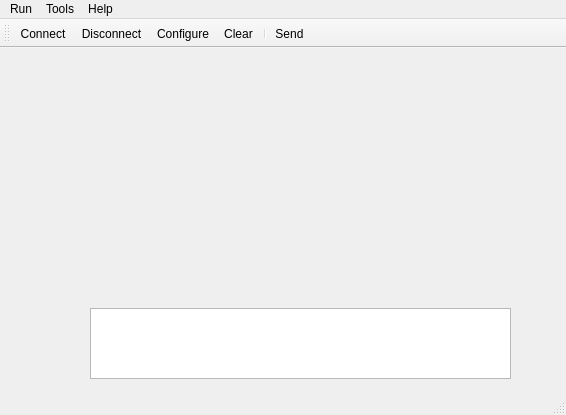
<?xml version="1.0" encoding="UTF-8"?>
<ui version="4.0">
 <class>MainWindow</class>
 <widget class="QMainWindow" name="MainWindow">
  <property name="geometry">
   <rect>
    <x>0</x>
    <y>0</y>
    <width>566</width>
    <height>415</height>
   </rect>
  </property>
  <property name="windowTitle">
   <string>CINVESTAV</string>
  </property>
  <widget class="QWidget" name="centralWidget">
   <widget class="QTextEdit" name="inputTramaHex">
    <property name="enabled">
     <bool>true</bool>
    </property>
    <property name="geometry">
     <rect>
      <x>90</x>
      <y>260</y>
      <width>421</width>
      <height>71</height>
     </rect>
    </property>
   </widget>
  </widget>
  <widget class="QMenuBar" name="menuBar">
   <property name="geometry">
    <rect>
     <x>0</x>
     <y>0</y>
     <width>566</width>
     <height>19</height>
    </rect>
   </property>
   <widget class="QMenu" name="menuCalls">
    <property name="title">
     <string>Run</string>
    </property>
    <addaction name="actionConnect"/>
    <addaction name="actionDisconnect"/>
    <addaction name="separator"/>
    <addaction name="actionQuit"/>
   </widget>
   <widget class="QMenu" name="menuTools">
    <property name="title">
     <string>Tools</string>
    </property>
    <addaction name="actionConfigure"/>
    <addaction name="actionClear"/>
    <addaction name="separator"/>
    <addaction name="sendTrama"/>
   </widget>
   <widget class="QMenu" name="menuHelp">
    <property name="title">
     <string>Help</string>
    </property>
    <addaction name="actionAbout"/>
    <addaction name="actionAboutQt"/>
   </widget>
   <addaction name="menuCalls"/>
   <addaction name="menuTools"/>
   <addaction name="menuHelp"/>
  </widget>
  <widget class="QToolBar" name="mainToolBar">
   <attribute name="toolBarArea">
    <enum>TopToolBarArea</enum>
   </attribute>
   <attribute name="toolBarBreak">
    <bool>false</bool>
   </attribute>
   <addaction name="actionConnect"/>
   <addaction name="actionDisconnect"/>
   <addaction name="actionConfigure"/>
   <addaction name="actionClear"/>
   <addaction name="separator"/>
   <addaction name="sendTrama"/>
  </widget>
  <widget class="QStatusBar" name="statusBar"/>
  <action name="actionAbout">
   <property name="text">
    <string>&amp;About</string>
   </property>
   <property name="toolTip">
    <string>About program</string>
   </property>
   <property name="shortcut">
    <string>Alt+A</string>
   </property>
  </action>
  <action name="actionAboutQt">
   <property name="text">
    <string>About Qt</string>
   </property>
  </action>
  <action name="actionConnect">
   <property name="icon">
    <iconset resource="terminal.qrc">
     <normaloff>:/images/connect.png</normaloff>:/images/connect.png</iconset>
   </property>
   <property name="text">
    <string>C&amp;onnect</string>
   </property>
   <property name="toolTip">
    <string>Connect to serial port</string>
   </property>
   <property name="shortcut">
    <string>Ctrl+O</string>
   </property>
  </action>
  <action name="actionDisconnect">
   <property name="icon">
    <iconset resource="terminal.qrc">
     <normaloff>:/images/disconnect.png</normaloff>:/images/disconnect.png</iconset>
   </property>
   <property name="text">
    <string>&amp;Disconnect</string>
   </property>
   <property name="toolTip">
    <string>Disconnect from serial port</string>
   </property>
   <property name="shortcut">
    <string>Ctrl+D</string>
   </property>
  </action>
  <action name="actionConfigure">
   <property name="icon">
    <iconset resource="terminal.qrc">
     <normaloff>:/images/settings.png</normaloff>:/images/settings.png</iconset>
   </property>
   <property name="text">
    <string>&amp;Configure</string>
   </property>
   <property name="toolTip">
    <string>Configure serial port</string>
   </property>
   <property name="shortcut">
    <string>Alt+C</string>
   </property>
  </action>
  <action name="actionClear">
   <property name="icon">
    <iconset resource="terminal.qrc">
     <normaloff>:/images/clear.png</normaloff>:/images/clear.png</iconset>
   </property>
   <property name="text">
    <string>C&amp;lear</string>
   </property>
   <property name="toolTip">
    <string>Clear data</string>
   </property>
   <property name="shortcut">
    <string>Alt+L</string>
   </property>
  </action>
  <action name="actionQuit">
   <property name="icon">
    <iconset resource="terminal.qrc">
     <normaloff>:/images/application-exit.png</normaloff>:/images/application-exit.png</iconset>
   </property>
   <property name="text">
    <string>&amp;Quit</string>
   </property>
   <property name="shortcut">
    <string>Ctrl+Q</string>
   </property>
  </action>
  <action name="sendTrama">
   <property name="icon">
    <iconset resource="terminal.qrc">
     <normaloff>:/images/send.png</normaloff>:/images/send.png</iconset>
   </property>
   <property name="text">
    <string>Send</string>
   </property>
   <property name="shortcut">
    <string>Alt+S</string>
   </property>
  </action>
 </widget>
 <layoutdefault spacing="6" margin="11"/>
 <resources>
  <include location="terminal.qrc"/>
 </resources>
 <connections/>
</ui>
